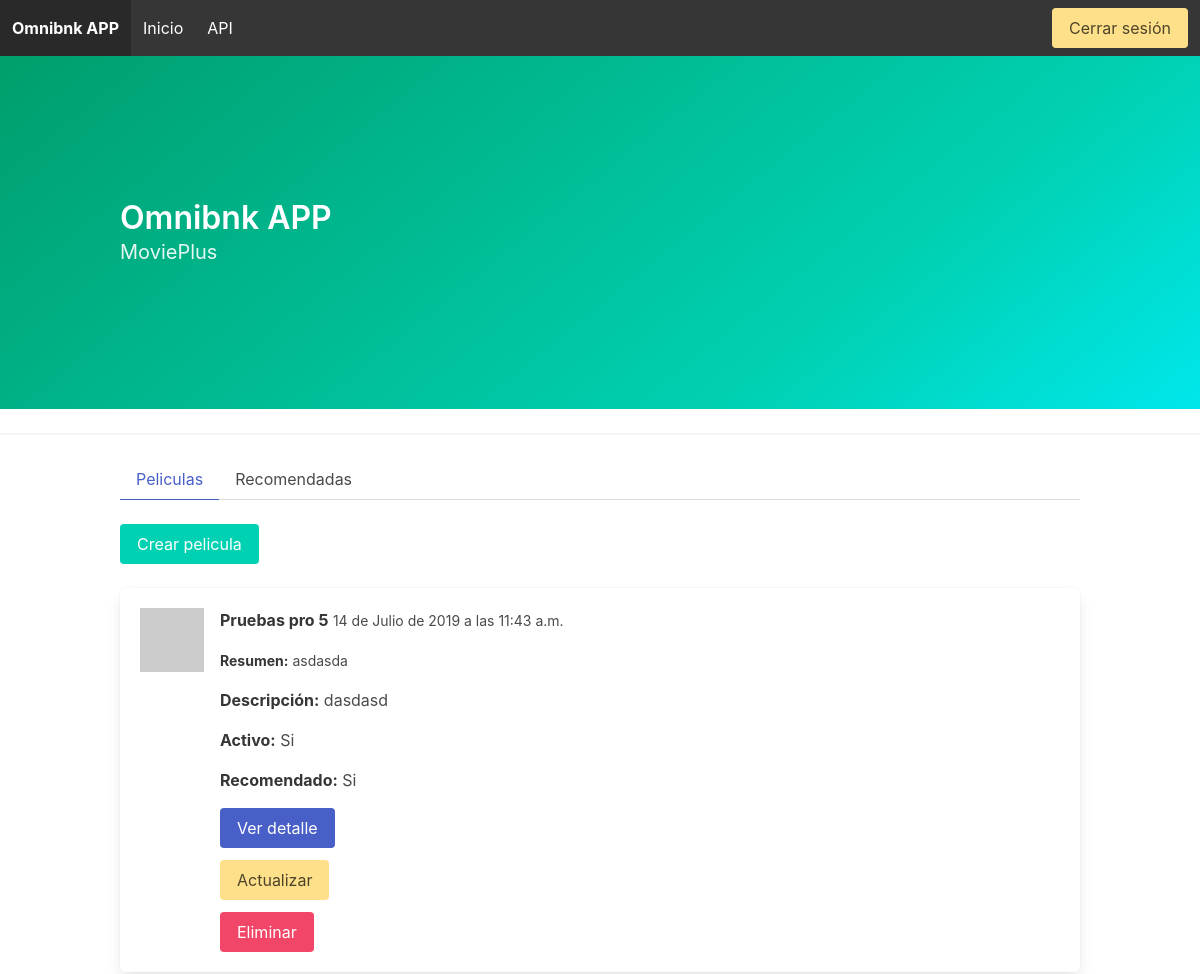
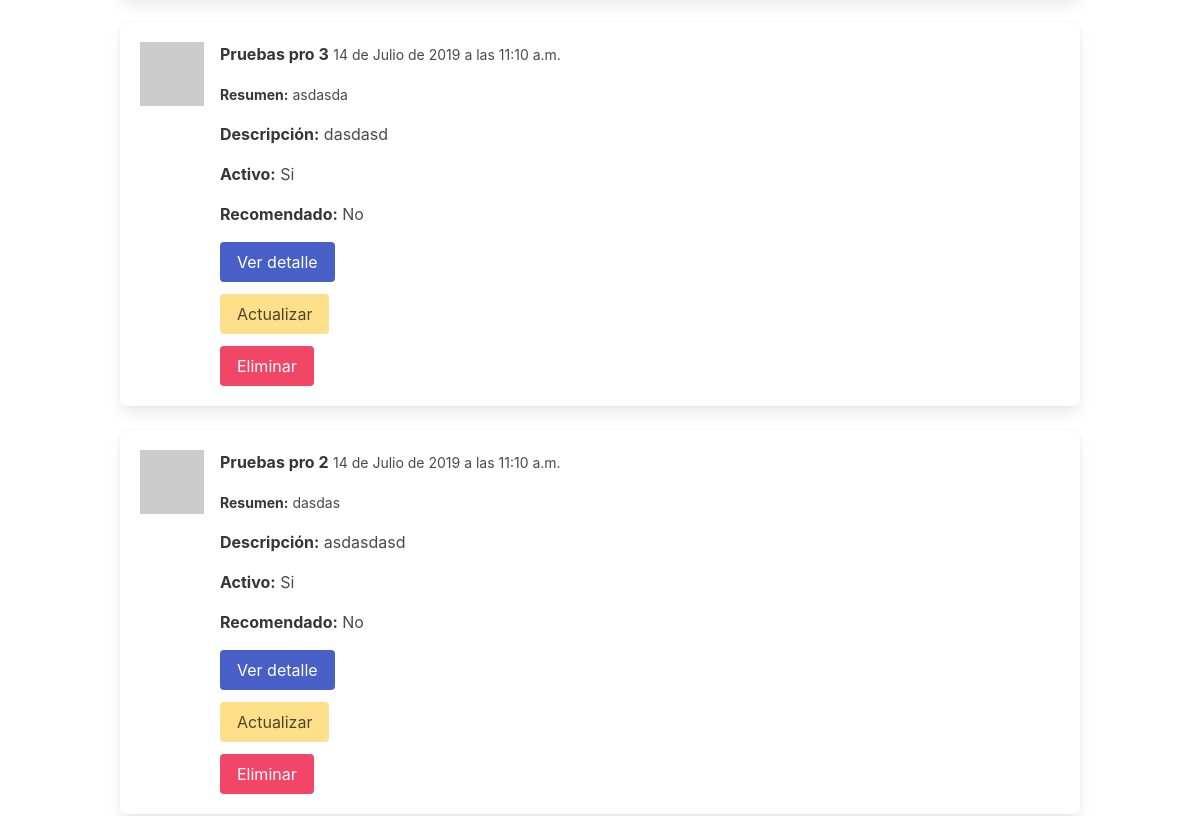
/ (signed in, upper part), run on an earlier commit of the app's database (2 pictures, top to bottom).
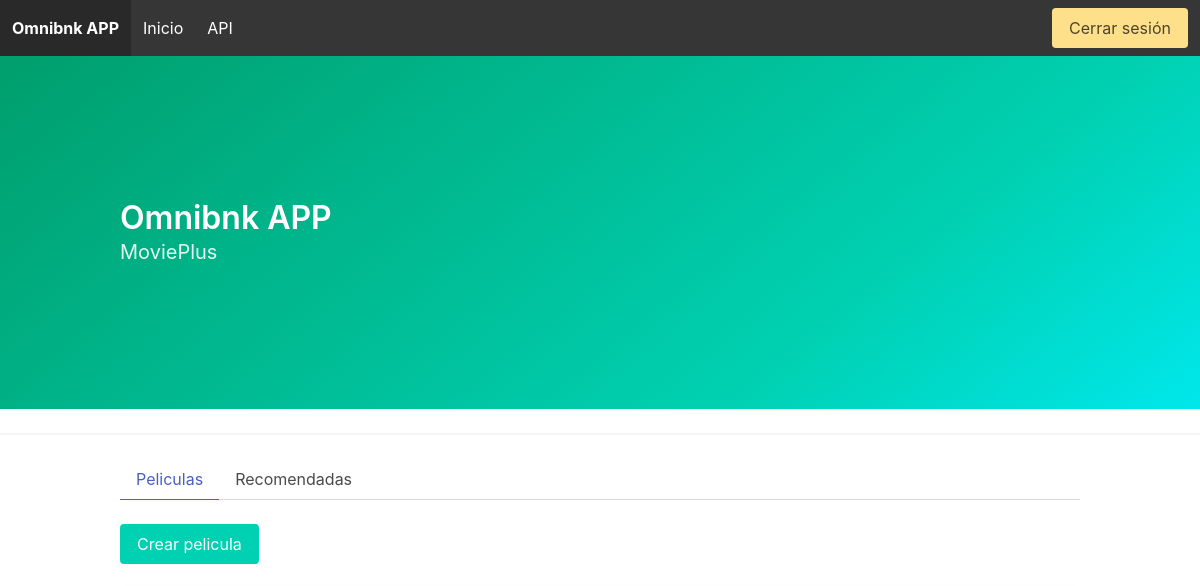
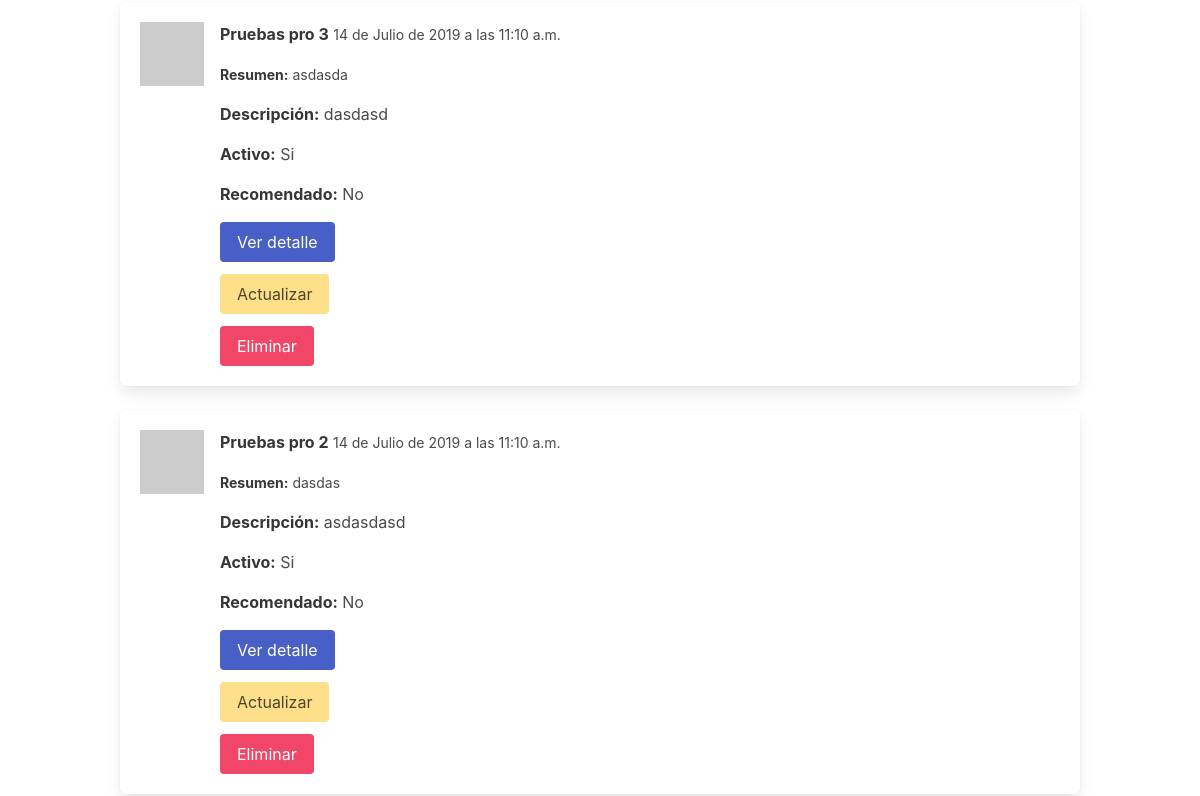
And on a later commit of the database (2 pictures, top to bottom).
### movie/models.py (models this page shows, shortened)
class Movie(models.Model):
    name = models.CharField(
        max_length=256,
        verbose_name='nombre',
        unique=True,
    )
    description = models.TextField(
        max_length=300,
        verbose_name='descripción',
    )
    summary = models.TextField(
        max_length=500,
        verbose_name='resumen',
    )
    created_at = models.DateTimeField(
        auto_now=True,
        verbose_name='fecha de creación',
    )
    is_recommended = models.BooleanField(
        default=False,
        verbose_name='es recomendada',
    )
    is_active = models.BooleanField(
        default=False,
        verbose_name='activa',
    )
    class Meta:
        ordering = ['-created_at']
        verbose_name = 'película'
        verbose_name_plural = 'películas'

### app/views.py (the view)
class HomeView(TemplateView):
    template_name = 'home.html'
    def get_queryset(self):
        queryset = Movie.objects.all()
        if 'is_recommended' in self.request.GET:
            queryset = queryset.filter(is_recommended=True)
        return queryset
    def get_context_data(self, **kwargs):
        context = super().get_context_data(**kwargs)
        context.update({
            'object_list': self.get_queryset(),
        })
        return context

### app/templatetags/meta.py (called while the page is built)
@register.inclusion_tag('layout/_meta.html')
def meta_tags(title=None, description=None, image=None, page_type='website'):
    if not image:
        image = static('img/social-shared.jpg')
    if image.startswith('/'):
        image = f'{settings.BASE_URL}{image}'
    return {
        'title': title if title else 'TODO',
        'description': description if description else 'TODO',
        'image': image,
        'page_type': page_type,
    }

### app/templates/home.html (shortened to what this page needs)
{% extends 'layout/base.html' %}
{% load static humanize meta %}
{% block content %}
<section class="hero is-medium is-primary is-bold">
    <div class="hero-body">
        <div class="container">
            <h1 class="title">Omnibnk APP</h1>
            <h2 class="subtitle">MoviePlus</h2>
        </div>
    </div>
</section>
<hr>
<section>
    <div class="container">
        {% if user.is_authenticated %}
            {% include 'layout/_tab.html' %}
            <div class="buttons">
                <a href="{% url 'movie:create' %}" class="button is-primary">Crear pelicula</a>
            </div>
            {% for item in object_list %}
            <div class="box">
                <article class="media">
                    <div class="media-left">
                        <figure class="image is-64x64">
                            <img src="https://robohash.org/{{ item.name }}" alt="{{ item.name }}">
                        </figure>
                    </div>
                    <div class="media-content">
                        <div class="content">
                            <p><strong>{{ item.name }}</strong> <small>{{ item.created_at }}</small></p>
                            <p><small><strong>Resumen:</strong> {{ item.summary }}</small></p>
                            <p><strong>Descripción:</strong> {{ item.description }}</p>
                            <p><strong>Activo:</strong> {{ item.is_active|yesno:'Si,No' }}</p>
                            <p><strong>Recomendado:</strong> {{ item.is_recommended|yesno:'Si,No' }}</p>
                            <div class="field">
                                <div class="control">
                                    <a href="{% url 'movie:detail' item.pk %}" class="button is-link">Ver detalle</a>
                                </div>
                            </div>
                            <div class="field">
                                <div class="control">
                                    <a href="{% url 'movie:update' item.pk %}" class="button is-warning">Actualizar</a>
                                </div>
                            </div>
                            <div class="field">
                                <div class="control">
                                    <form action="{% url 'movie:delete' item.pk %}" method="post">
                                        <button class="button is-danger" onclick="return confirm('Estas seguro de eliminarlo?')" type="submit">Eliminar</button>
                                    </form>
                                </div>
                            </div>
                        </div>
                    </div>
                </article>
            </div>
            {% endfor %}
        {% endif %}
    </div>
</section>
{% endblock %}

What changed in the data, as far as the page shows it:
removed Movie: name "Pruebas pro 5", created_at "14 de Julio de 2019 a las 11:43 a.m.", summary "asdasda", description "dasdasd", is_active "Si", is_recommended "Si"
